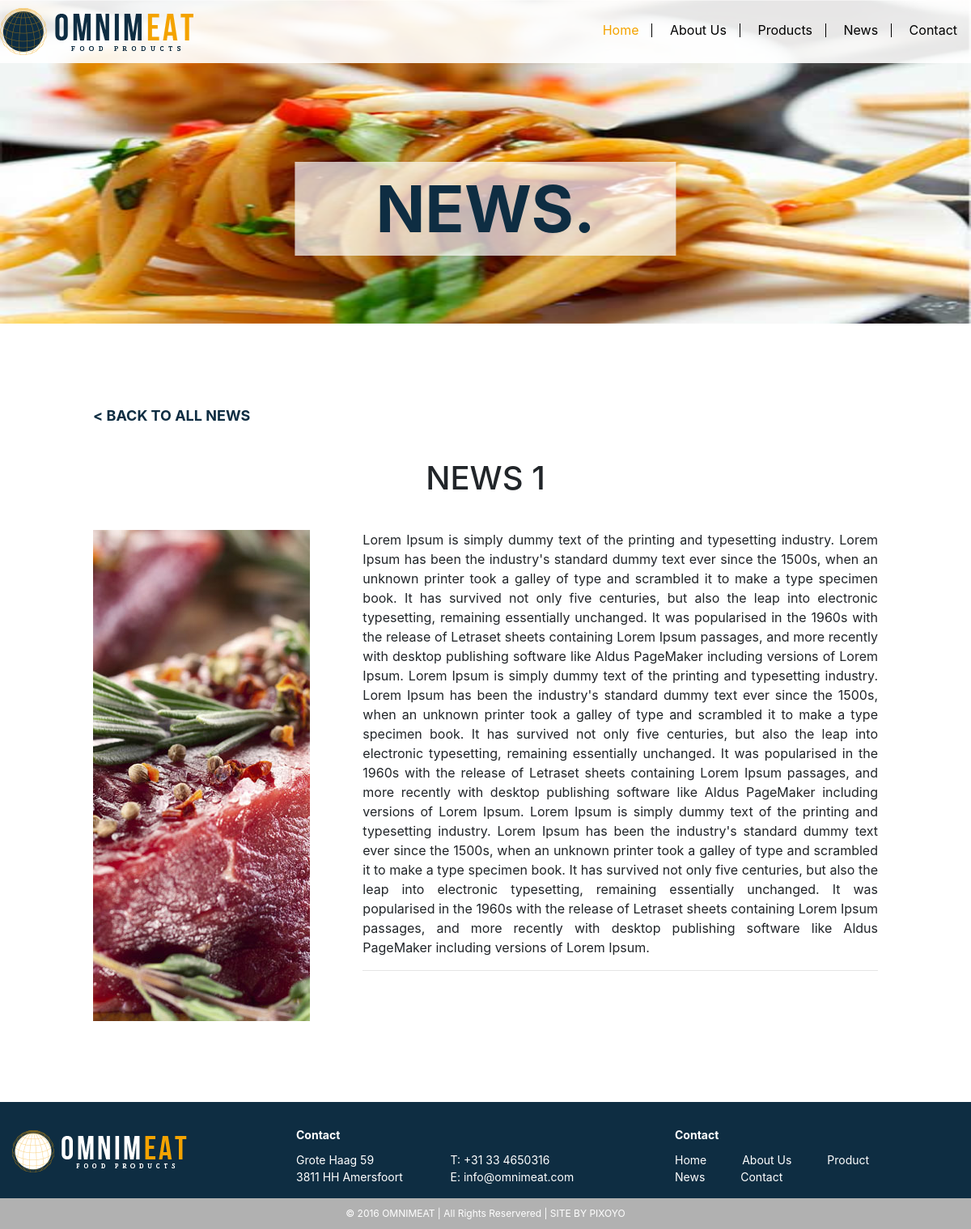
Screenshot of /news_details.php?news_id=1 with the database file from the repository.
### tables this page shows
CREATE TABLE `news` (
  `news_id` int(11) NOT NULL,
  `title` varchar(255) NOT NULL,
  `details` text NOT NULL,
  `image` varchar(255) NOT NULL,
  `side_image` varchar(255) NOT NULL
);

### news_details.php (the view, shortened to what this page needs)
<?php include"inc/header.php";?>
<?php
	include"admin/inc/con.php";
	$news_id = $_GET['news_id'];
	$sql = "SELECT * FROM news WHERE news_id = $news_id";
	$result = $conn->query($sql);
	$news = $result->fetch_assoc();
?>
	  <section class="page_banner_area">
	  	<div class="page_banner">
	  		<img style="max-height:400px;" src="uploads/<?php echo $news['image'];?>" class="image-fluid" alt="">
	  		<h1>News.</h1>
	  	</div>
	  </section>
	  <section class="page_content_area">
	  	<div class="container">
	  		<div class="row">
	  			<div class="col-md-10 offset-md-1">
	  				<div class="page_back_button">
	  					<a href="news.html"> < BACK TO ALL NEWS </a>
	  				</div>
	  				<div class="section_title text-center">
	  					<h1><?php echo $news['title'];?></h1>
	  				</div>
	  				<div class="row product_details_page">
	  					<div class="col-md-4">
	  						<img class="img-fluid" src="uploads/<?php echo $news['side_image'];?>" alt="">
	  					</div>
	  					<div class="col-md-8">
	  						<div class="details_area text-justify">
								<?php echo $news['details'];?>
							</div>
							<hr>
	  					</div>
	  				</div>
	  			</div>
	  		</div>
	  	</div>
	  </section>
<?php include"inc/footer.php";?>

### assets/css/style.css (style rules this page uses)
.section_title { margin: 40px 0; text-transform: uppercase; }
.page_banner { position: relative; }
.page_banner img { width: 100%; }
.page_banner h1 { position: absolute; top: 50%; left: 50%; background: rgba(255,255,255, .7); z-index: 1; padding: 10px 100px; color: #0e2d42; font-weight: bold; font-size: 80px; transform: translateY(-50%); transform: translateX(-50%); text-transform: uppercase; }
.page_content_area { margin-top: 100px; }
.page_back_button a { color: #0e2d42; font-size: 18px; font-weight: bold; }

### assets/css/responsive.css (style rules this page uses)
.container { max-width: 1350px; }

### rows the page displays
news: image (picture), title "NEWS 1", side_image (picture), details "Lorem Ipsum is simply dummy text of the printing and typesetting industry. Lorem Ipsum has been the industry's standard dummy text ever since the 1500s, when an unknown printer took a galley of type and scrambled it to make a type specimen book. It has survived not only five centuries, but also the leap into electronic typesetting, remaining essentially unchanged. It was popularised in the 1960s with the release of Letraset sheets containing Lorem Ipsum passages, and more recently with desktop publishing software like Aldus PageMaker including versions of Lorem Ipsum. Lorem Ipsum is simply dummy text of the printing and typesetting industry. Lorem Ipsum has been the industry's standard…"
